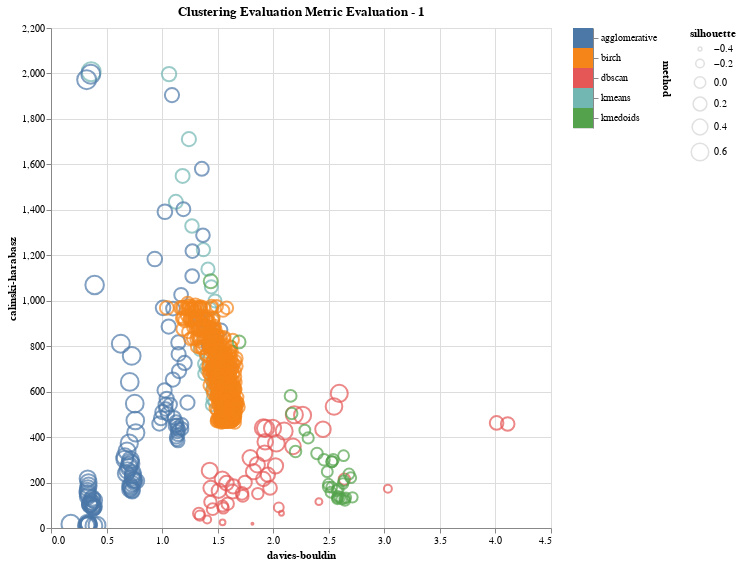

Source (notebook cell):
### Code cell
x_axis = "davies-bouldin:Q"
y_axis = "calinski-harabasz:Q"
size = "silhouette:Q"
title  = "Clustering Evaluation Metric Evaluation - 1"
data = df_metrics 

plot1 = plot_cluster_evaluations(data, title, x_axis, y_axis, size)
plot1

### Figure 1 — Vega-Lite specification as saved in the notebook (floating-point values rounded to 4 significant figures; data arrays with more than 128 entries replaced by an {"elided": "..."} marker saying what was removed)
{"config": {"view": {"continuousWidth": 400, "continuousHeight": 300}}, "hconcat": [{"mark": {"type": "point", "strokeOpacity": 1.0}, "encoding": {"color": {"condition": {"type": "nominal", "field": "method", "legend": null, "selection": "selector151"}, "value": "lightgray"}, "size": {"type": "quantitative", "field": "silhouette"}, "tooltip": [{"type": "nominal", "field": "method"}, {"type": "quantitative", "field": "num_clusters"}, {"type": "quantitative", "field": "sse"}, {"type": "quantitative", "field": "silhouette"}, {"type": "quantitative", "field": "calinski-harabasz"}, {"type": "quantitative", "field": "davies-bouldin"}, {"type": "quantitative", "field": "eps"}, {"type": "quantitative", "field": "min_sample"}, {"type": "nominal", "field": "linkage"}, {"type": "quantitative", "field": "threshold"}, {"type": "quantitative", "field": "branching_factor"}], "x": {"type": "quantitative", "field": "davies-bouldin"}, "y": {"type": "quantitative", "field": "calinski-harabasz"}}, "height": 500, "selection": {"selector150": {"type": "multi", "fields": ["method"]}, "selector152": {"type": "interval", "bind": "scales", "encodings": ["x", "y"]}}, "title": "Clustering Evaluation Metric Evaluation - 1", "width": 500}, {"mark": "rect", "encoding": {"color": {"condition": {"type": "nominal", "field": "method", "legend": null, "selection": "selector151"}, "value": "lightgray"}, "y": {"type": "nominal", "axis": {"orient": "right"}, "field": "method"}}, "selection": {"selector151": {"type": "multi", "fields": ["method"]}}}], "data": {"name": "data-185ec85f1e0fe6ec52986f3e34351582"}, "$schema": "https://vega.github.io/schema/vega-lite/v4.8.1.json", "datasets": {"data-185ec85f1e0fe6ec52986f3e34351582": {"elided": "996 records"}}}
